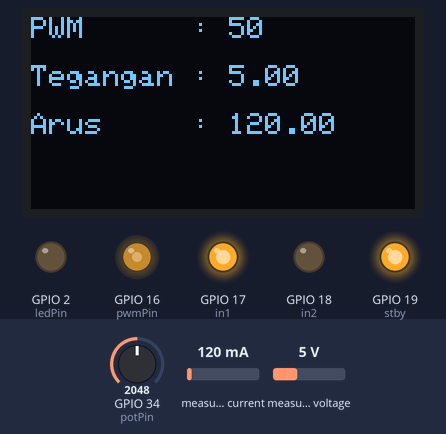
The program below on a simulated ESP32. On the bench: 128×64 one-colour display, output pins drawn as LEDs (lit = HIGH). Inputs (shaded band) come from the test bench; at power-on: GPIO 34 (potPin) = 2048, measured current 120 mA, measured voltage 5 V.

Above: at 1.2 s.
1.3 s: GPIO 34 (potPin) set to 2146
At 2.6 s:
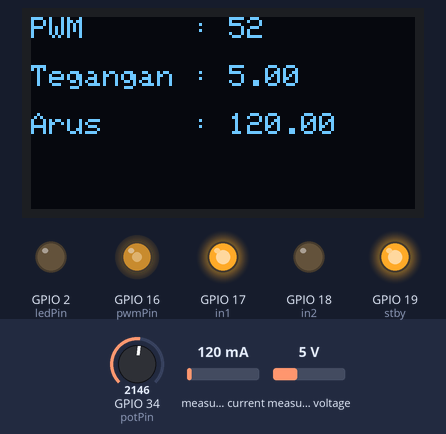
3.6 s: GPIO 34 (potPin) set to 3603
At 5.0 s:
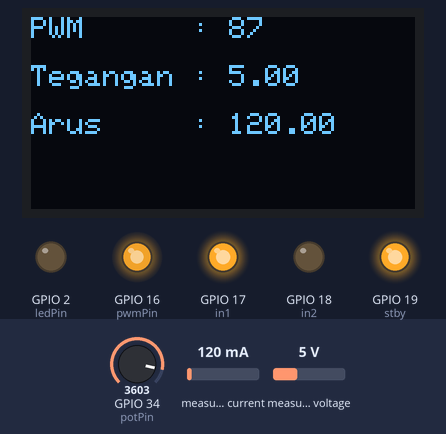
5.6 s: GPIO 34 (potPin) set to 4090
At 7.4 s:
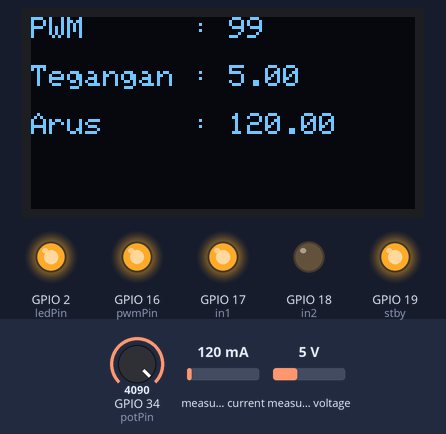
7.7 s: GPIO 34 (potPin) set to 491
At 8.7 s:
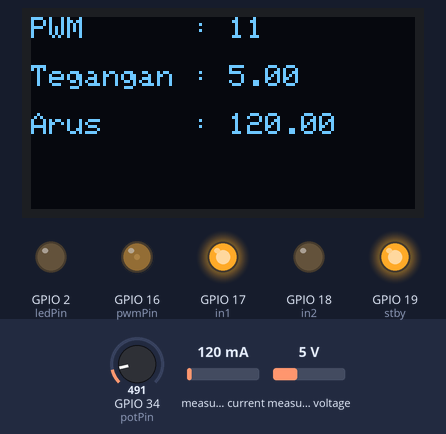
9.7 s: measured current set to 40 mA
At 11.1 s:
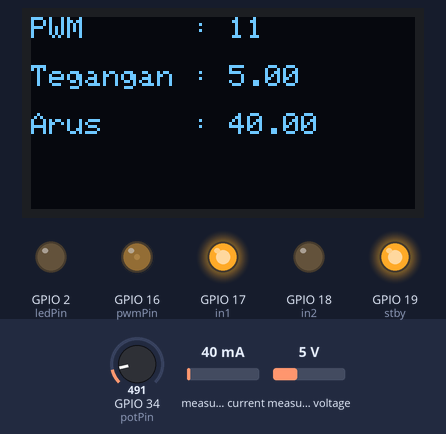
11.8 s: measured voltage set to 0.3 V
At 13.5 s:
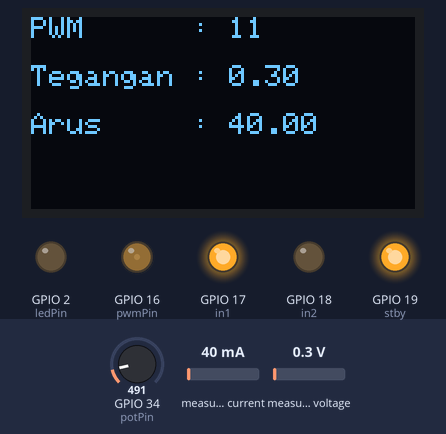
Timing chart, 0 to 14.9 s (numbered marks = the images above; inputs shaded):
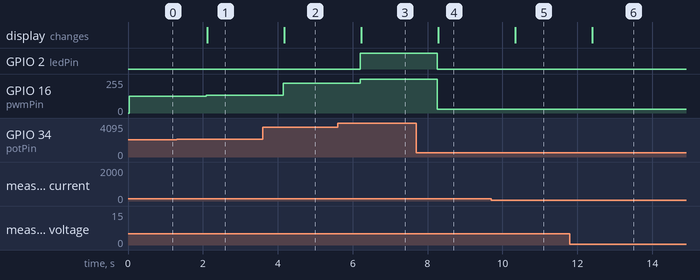

The program:

main.cpp
```cpp
#include <Wire.h>
#include <Adafruit_GFX.h>
#include <Adafruit_SSD1306.h>
#include <Adafruit_INA219.h>

Adafruit_INA219 ina219;
Adafruit_SSD1306 display(128, 64, &Wire, -1);

const int in1 = 17;
const int in2 = 18;
const int pwmPin = 16;
const int stby = 19;
const int potPin = 34;
const int ledPin = 2;

void setup() {
  pinMode(in1, OUTPUT);
  pinMode(in2, OUTPUT);
  pinMode(stby, OUTPUT);
  pinMode(ledPin, OUTPUT);

  digitalWrite(stby, HIGH);
  digitalWrite(in1, HIGH);
  digitalWrite(in2, LOW);

  ledcSetup(0, 5000, 8);
  ledcAttachPin(pwmPin, 0);

  ina219.begin();
  display.begin(SSD1306_SWITCHCAPVCC, 0x3C);
  display.clearDisplay();
  display.setTextColor(WHITE);
}

void loop() {
  int potValue = analogRead(potPin);
  int pwmValue = map(potValue, 0, 4095, 0, 255);
  int persenPWM = map(potValue, 0, 4095, 0, 100);

  ledcWrite(0, pwmValue);

  if (potValue >= 4050) {
    digitalWrite(ledPin, HIGH);
  } else {
    digitalWrite(ledPin, LOW);
  }

  float arus = ina219.getCurrent_mA();
  float tegangan_V = ina219.getBusVoltage_V();

  display.clearDisplay();
  display.setTextSize(1);

  display.setCursor(0, 0);
  display.print("PWM      : ");
  display.print(persenPWM);

  display.setCursor(0, 16);
  display.print("Tegangan : ");
  display.print(tegangan_V);

  display.setCursor(0, 32);
  display.print("Arus     : ");
  display.print(arus);

  display.display();
  delay(1000);
}
```

Measured:
- after the input at 1.3 s, GPIO 16 (pwmPin): 127/255 → 132/255 after 0.79 s; the display: changes after 0.82 s (image 1)
- after the input at 3.6 s, GPIO 16 (pwmPin): 132/255 → 223/255 after 0.54 s; the display: changes after 0.57 s (image 2)
- after the input at 5.6 s, GPIO 2 (ledPin): LOW → HIGH after 0.60 s; GPIO 16 (pwmPin): 223/255 → 253/255 after 0.60 s; the display: changes after 0.63 s (image 3)
- after the input at 7.7 s, GPIO 2 (ledPin): HIGH → LOW after 0.56 s; GPIO 16 (pwmPin): 253/255 → 30/255 after 0.56 s; the display: changes after 0.59 s (image 4)
- after the input at 9.7 s, the display: changes after 0.64 s (image 5)
- after the input at 11.8 s, the display: changes after 0.60 s (image 6)
